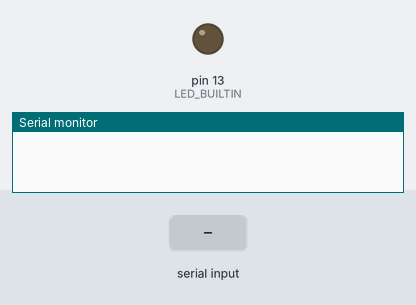
The sketch below on a simulated Arduino Uno, built with avr-gcc and run on an emulated ATmega328P. On the bench: output pins drawn as LEDs (lit = HIGH), the last lines printed to the serial monitor. The test bench sets the inputs (shaded band). EEPROM starts erased.

Above: at 1.2 s.
1.3 s: "1" received over the second serial link
At 1.8 s:
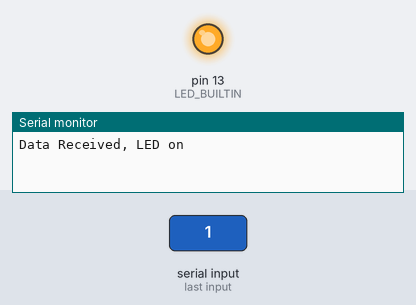
Timing chart, 0 to 23.7 s (numbered marks = the images above; inputs shaded):
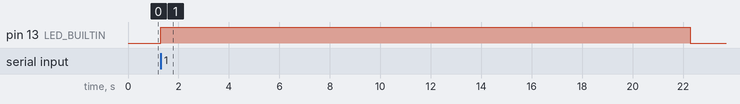

The sketch:

beacon001.ino
```cpp
#include <SoftwareSerial.h>
#include <EEPROM.h>
const int BTRX = 2;  // Bluetooth RX pin number
const int BTTX = 3;  // Bluetooth TX pin number
const int leng = 10; // Length of value
SoftwareSerial BTSerial(BTRX,BTTX);

int addr = 0; //address in the EEPROM
//char value[leng]; //value to be get from / put to EEPROM

void setup() {

  pinMode(LED_BUILTIN,OUTPUT);
  Serial.begin(9600);
  BTSerial.begin(9600);

}


void loop() {
  String phoneNum = "";
  char value[leng] = ""; //value to be get from / put to EEPROM

  if (BTSerial.available()) // If data received from Bluetooth serial port
  {
    digitalWrite(LED_BUILTIN,HIGH); // turn the LED on (HIGH is the voltage level)
    Serial.println("Data Received, LED on");

    phoneNum = BTSerial.readString(); // check received data (hiker's phone number)
    //phoneNum = BTSerial.read();
    Serial.print("Phone Number = ");
    Serial.println(phoneNum);

    phoneNum.toCharArray(value,leng); // Prepare the value to be stored in EEPROM
    Serial.print("Value = ");
    Serial.println(value);

    //delay(1000);  // wait for a second

    EEPROM.put(addr, value); // store the data
    //EEPROM.write(addr, phoneNum);

    //EEPROM.get(addr,value);     // check the stored data
    //value = EEPROM.read(addr);
    //Serial.print(addr);
    //Serial.print("\t");
    //Serial.println(value);
    //for (int i = 0; i < addr; i++)
    for (int i = 0; i < EEPROM.length(); i++)
    {
      EEPROM.get(i,value);
      //value = EEPROM.read(i);
      Serial.print(i);
      Serial.print("\t{");
      Serial.print(value);
      Serial.println("}");
    }

    Serial.println("Data stored successfully.");

    //addr ++;  //move to the next address
    addr += sizeof(value);

    if (addr+leng >= EEPROM.length()) {  //when remaining address not enough to store next value, restart at the beginning.
      addr = 0;
    }

    digitalWrite(LED_BUILTIN, LOW); // turn the LED off by making the voltage LOW
    Serial.println("Finish, LED off");
    Serial.println("********************\n");

  }
}
```

Measured:
- after the input at 1.3 s, pin 13 (LED_BUILTIN): LOW → HIGH at once, → LOW 21.0 s later
